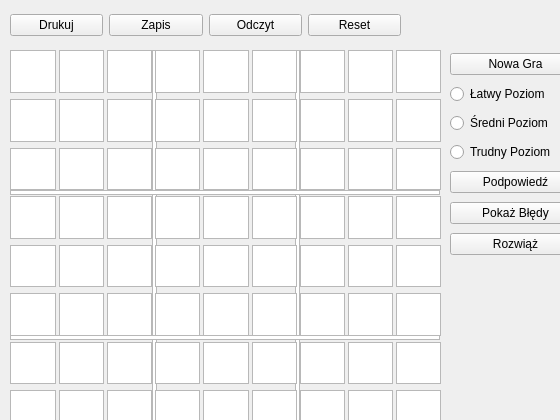
<?xml version="1.0" encoding="UTF-8"?>
<ui version="4.0">
 <class>Form</class>
 <widget class="QWidget" name="Form">
  <property name="enabled">
   <bool>true</bool>
  </property>
  <property name="geometry">
   <rect>
    <x>0</x>
    <y>0</y>
    <width>560</width>
    <height>420</height>
   </rect>
  </property>
  <property name="windowTitle">
   <string>Form</string>
  </property>
  <widget class="QGraphicsView" name="Sudoku_Vertical_1">
   <property name="geometry">
    <rect>
     <x>152</x>
     <y>50</y>
     <width>5</width>
     <height>430</height>
    </rect>
   </property>
  </widget>
  <widget class="QGraphicsView" name="Sudoku_Vertical_2">
   <property name="geometry">
    <rect>
     <x>295</x>
     <y>50</y>
     <width>5</width>
     <height>430</height>
    </rect>
   </property>
  </widget>
  <widget class="QGraphicsView" name="Sudoku_Horizontal_1">
   <property name="geometry">
    <rect>
     <x>10</x>
     <y>190</y>
     <width>430</width>
     <height>5</height>
    </rect>
   </property>
  </widget>
  <widget class="QGraphicsView" name="Sudoku_Horizontal_2">
   <property name="geometry">
    <rect>
     <x>10</x>
     <y>335</y>
     <width>430</width>
     <height>5</height>
    </rect>
   </property>
  </widget>
  <widget class="QWidget" name="">
   <property name="geometry">
    <rect>
     <x>10</x>
     <y>50</y>
     <width>431</width>
     <height>431</height>
    </rect>
   </property>
   <layout class="QGridLayout" name="gridLayout">
    <item row="0" column="0">
     <layout class="QHBoxLayout" name="horizontalLayout">
      <property name="spacing">
       <number>3</number>
      </property>
      <property name="sizeConstraint">
       <enum>QLayout::SetDefaultConstraint</enum>
      </property>
      <item>
       <widget class="QPlainTextEdit" name="plainTextEdit_1"/>
      </item>
      <item>
       <widget class="QPlainTextEdit" name="plainTextEdit_2"/>
      </item>
      <item>
       <widget class="QPlainTextEdit" name="plainTextEdit_3"/>
      </item>
      <item>
       <widget class="QPlainTextEdit" name="plainTextEdit_4"/>
      </item>
      <item>
       <widget class="QPlainTextEdit" name="plainTextEdit_5"/>
      </item>
      <item>
       <widget class="QPlainTextEdit" name="plainTextEdit_6"/>
      </item>
      <item>
       <widget class="QPlainTextEdit" name="plainTextEdit_7"/>
      </item>
      <item>
       <widget class="QPlainTextEdit" name="plainTextEdit_8"/>
      </item>
      <item>
       <widget class="QPlainTextEdit" name="plainTextEdit_9"/>
      </item>
     </layout>
    </item>
    <item row="1" column="0">
     <layout class="QHBoxLayout" name="horizontalLayout_2">
      <property name="spacing">
       <number>3</number>
      </property>
      <property name="sizeConstraint">
       <enum>QLayout::SetDefaultConstraint</enum>
      </property>
      <item>
       <widget class="QPlainTextEdit" name="plainTextEdit_10"/>
      </item>
      <item>
       <widget class="QPlainTextEdit" name="plainTextEdit_11"/>
      </item>
      <item>
       <widget class="QPlainTextEdit" name="plainTextEdit_12"/>
      </item>
      <item>
       <widget class="QPlainTextEdit" name="plainTextEdit_13"/>
      </item>
      <item>
       <widget class="QPlainTextEdit" name="plainTextEdit_14"/>
      </item>
      <item>
       <widget class="QPlainTextEdit" name="plainTextEdit_15"/>
      </item>
      <item>
       <widget class="QPlainTextEdit" name="plainTextEdit_16"/>
      </item>
      <item>
       <widget class="QPlainTextEdit" name="plainTextEdit_17"/>
      </item>
      <item>
       <widget class="QPlainTextEdit" name="plainTextEdit_18"/>
      </item>
     </layout>
    </item>
    <item row="2" column="0">
     <layout class="QHBoxLayout" name="horizontalLayout_3">
      <property name="spacing">
       <number>3</number>
      </property>
      <property name="sizeConstraint">
       <enum>QLayout::SetDefaultConstraint</enum>
      </property>
      <item>
       <widget class="QPlainTextEdit" name="plainTextEdit_19"/>
      </item>
      <item>
       <widget class="QPlainTextEdit" name="plainTextEdit_20"/>
      </item>
      <item>
       <widget class="QPlainTextEdit" name="plainTextEdit_21"/>
      </item>
      <item>
       <widget class="QPlainTextEdit" name="plainTextEdit_22"/>
      </item>
      <item>
       <widget class="QPlainTextEdit" name="plainTextEdit_23"/>
      </item>
      <item>
       <widget class="QPlainTextEdit" name="plainTextEdit_24"/>
      </item>
      <item>
       <widget class="QPlainTextEdit" name="plainTextEdit_25"/>
      </item>
      <item>
       <widget class="QPlainTextEdit" name="plainTextEdit_26"/>
      </item>
      <item>
       <widget class="QPlainTextEdit" name="plainTextEdit_27"/>
      </item>
     </layout>
    </item>
    <item row="3" column="0">
     <layout class="QHBoxLayout" name="horizontalLayout_4">
      <property name="spacing">
       <number>3</number>
      </property>
      <property name="sizeConstraint">
       <enum>QLayout::SetDefaultConstraint</enum>
      </property>
      <item>
       <widget class="QPlainTextEdit" name="plainTextEdit_28"/>
      </item>
      <item>
       <widget class="QPlainTextEdit" name="plainTextEdit_29"/>
      </item>
      <item>
       <widget class="QPlainTextEdit" name="plainTextEdit_30"/>
      </item>
      <item>
       <widget class="QPlainTextEdit" name="plainTextEdit_31"/>
      </item>
      <item>
       <widget class="QPlainTextEdit" name="plainTextEdit_32"/>
      </item>
      <item>
       <widget class="QPlainTextEdit" name="plainTextEdit_33"/>
      </item>
      <item>
       <widget class="QPlainTextEdit" name="plainTextEdit_34"/>
      </item>
      <item>
       <widget class="QPlainTextEdit" name="plainTextEdit_35"/>
      </item>
      <item>
       <widget class="QPlainTextEdit" name="plainTextEdit_36"/>
      </item>
     </layout>
    </item>
    <item row="4" column="0">
     <layout class="QHBoxLayout" name="horizontalLayout_5">
      <property name="spacing">
       <number>3</number>
      </property>
      <property name="sizeConstraint">
       <enum>QLayout::SetDefaultConstraint</enum>
      </property>
      <item>
       <widget class="QPlainTextEdit" name="plainTextEdit_37"/>
      </item>
      <item>
       <widget class="QPlainTextEdit" name="plainTextEdit_38"/>
      </item>
      <item>
       <widget class="QPlainTextEdit" name="plainTextEdit_39"/>
      </item>
      <item>
       <widget class="QPlainTextEdit" name="plainTextEdit_40"/>
      </item>
      <item>
       <widget class="QPlainTextEdit" name="plainTextEdit_41"/>
      </item>
      <item>
       <widget class="QPlainTextEdit" name="plainTextEdit_42"/>
      </item>
      <item>
       <widget class="QPlainTextEdit" name="plainTextEdit_43"/>
      </item>
      <item>
       <widget class="QPlainTextEdit" name="plainTextEdit_44"/>
      </item>
      <item>
       <widget class="QPlainTextEdit" name="plainTextEdit_45"/>
      </item>
     </layout>
    </item>
    <item row="5" column="0">
     <layout class="QHBoxLayout" name="horizontalLayout_6">
      <property name="spacing">
       <number>3</number>
      </property>
      <property name="sizeConstraint">
       <enum>QLayout::SetDefaultConstraint</enum>
      </property>
      <item>
       <widget class="QPlainTextEdit" name="plainTextEdit_46"/>
      </item>
      <item>
       <widget class="QPlainTextEdit" name="plainTextEdit_47"/>
      </item>
      <item>
       <widget class="QPlainTextEdit" name="plainTextEdit_48"/>
      </item>
      <item>
       <widget class="QPlainTextEdit" name="plainTextEdit_49"/>
      </item>
      <item>
       <widget class="QPlainTextEdit" name="plainTextEdit_50"/>
      </item>
      <item>
       <widget class="QPlainTextEdit" name="plainTextEdit_51"/>
      </item>
      <item>
       <widget class="QPlainTextEdit" name="plainTextEdit_52"/>
      </item>
      <item>
       <widget class="QPlainTextEdit" name="plainTextEdit_53"/>
      </item>
      <item>
       <widget class="QPlainTextEdit" name="plainTextEdit_54"/>
      </item>
     </layout>
    </item>
    <item row="6" column="0">
     <layout class="QHBoxLayout" name="horizontalLayout_7">
      <property name="spacing">
       <number>3</number>
      </property>
      <property name="sizeConstraint">
       <enum>QLayout::SetDefaultConstraint</enum>
      </property>
      <item>
       <widget class="QPlainTextEdit" name="plainTextEdit_55"/>
      </item>
      <item>
       <widget class="QPlainTextEdit" name="plainTextEdit_56"/>
      </item>
      <item>
       <widget class="QPlainTextEdit" name="plainTextEdit_57"/>
      </item>
      <item>
       <widget class="QPlainTextEdit" name="plainTextEdit_58"/>
      </item>
      <item>
       <widget class="QPlainTextEdit" name="plainTextEdit_59"/>
      </item>
      <item>
       <widget class="QPlainTextEdit" name="plainTextEdit_60"/>
      </item>
      <item>
       <widget class="QPlainTextEdit" name="plainTextEdit_61"/>
      </item>
      <item>
       <widget class="QPlainTextEdit" name="plainTextEdit_62"/>
      </item>
      <item>
       <widget class="QPlainTextEdit" name="plainTextEdit_63"/>
      </item>
     </layout>
    </item>
    <item row="7" column="0">
     <layout class="QHBoxLayout" name="horizontalLayout_8">
      <property name="spacing">
       <number>3</number>
      </property>
      <property name="sizeConstraint">
       <enum>QLayout::SetDefaultConstraint</enum>
      </property>
      <item>
       <widget class="QPlainTextEdit" name="plainTextEdit_64"/>
      </item>
      <item>
       <widget class="QPlainTextEdit" name="plainTextEdit_65"/>
      </item>
      <item>
       <widget class="QPlainTextEdit" name="plainTextEdit_66"/>
      </item>
      <item>
       <widget class="QPlainTextEdit" name="plainTextEdit_67"/>
      </item>
      <item>
       <widget class="QPlainTextEdit" name="plainTextEdit_68"/>
      </item>
      <item>
       <widget class="QPlainTextEdit" name="plainTextEdit_69"/>
      </item>
      <item>
       <widget class="QPlainTextEdit" name="plainTextEdit_70"/>
      </item>
      <item>
       <widget class="QPlainTextEdit" name="plainTextEdit_71"/>
      </item>
      <item>
       <widget class="QPlainTextEdit" name="plainTextEdit_72"/>
      </item>
     </layout>
    </item>
    <item row="8" column="0">
     <layout class="QHBoxLayout" name="horizontalLayout_9">
      <property name="spacing">
       <number>3</number>
      </property>
      <property name="sizeConstraint">
       <enum>QLayout::SetDefaultConstraint</enum>
      </property>
      <item>
       <widget class="QPlainTextEdit" name="plainTextEdit_73"/>
      </item>
      <item>
       <widget class="QPlainTextEdit" name="plainTextEdit_74"/>
      </item>
      <item>
       <widget class="QPlainTextEdit" name="plainTextEdit_75"/>
      </item>
      <item>
       <widget class="QPlainTextEdit" name="plainTextEdit_76"/>
      </item>
      <item>
       <widget class="QPlainTextEdit" name="plainTextEdit_77"/>
      </item>
      <item>
       <widget class="QPlainTextEdit" name="plainTextEdit_78"/>
      </item>
      <item>
       <widget class="QPlainTextEdit" name="plainTextEdit_79"/>
      </item>
      <item>
       <widget class="QPlainTextEdit" name="plainTextEdit_80"/>
      </item>
      <item>
       <widget class="QPlainTextEdit" name="plainTextEdit_81"/>
      </item>
     </layout>
    </item>
   </layout>
  </widget>
  <widget class="QWidget" name="">
   <property name="geometry">
    <rect>
     <x>450</x>
     <y>50</y>
     <width>131</width>
     <height>211</height>
    </rect>
   </property>
   <layout class="QVBoxLayout" name="Game_Layout">
    <item>
     <widget class="QPushButton" name="NewBtn">
      <property name="enabled">
       <bool>true</bool>
      </property>
      <property name="text">
       <string>Nowa Gra</string>
      </property>
     </widget>
    </item>
    <item>
     <widget class="QRadioButton" name="EasyRadioBtn">
      <property name="text">
       <string>Łatwy Poziom</string>
      </property>
     </widget>
    </item>
    <item>
     <widget class="QRadioButton" name="AverageRadioBtn">
      <property name="text">
       <string>Średni Poziom</string>
      </property>
     </widget>
    </item>
    <item>
     <widget class="QRadioButton" name="HardRadioBtn">
      <property name="text">
       <string>Trudny Poziom</string>
      </property>
     </widget>
    </item>
    <item>
     <widget class="QPushButton" name="PromptBtn">
      <property name="text">
       <string>Podpowiedź</string>
      </property>
     </widget>
    </item>
    <item>
     <widget class="QPushButton" name="ShowErrorBtn">
      <property name="text">
       <string>Pokaż Błędy</string>
      </property>
     </widget>
    </item>
    <item>
     <widget class="QPushButton" name="SolveBtn">
      <property name="text">
       <string>Rozwiąż</string>
      </property>
      <property name="autoDefault">
       <bool>false</bool>
      </property>
      <property name="default">
       <bool>false</bool>
      </property>
      <property name="flat">
       <bool>false</bool>
      </property>
     </widget>
    </item>
   </layout>
  </widget>
  <widget class="QWidget" name="">
   <property name="geometry">
    <rect>
     <x>10</x>
     <y>10</y>
     <width>391</width>
     <height>31</height>
    </rect>
   </property>
   <layout class="QHBoxLayout" name="Menu_Layout">
    <item>
     <widget class="QPushButton" name="PrintBtn">
      <property name="text">
       <string>Drukuj</string>
      </property>
     </widget>
    </item>
    <item>
     <widget class="QPushButton" name="SaveBtn">
      <property name="text">
       <string>Zapis</string>
      </property>
     </widget>
    </item>
    <item>
     <widget class="QPushButton" name="ReadBtn">
      <property name="text">
       <string>Odczyt</string>
      </property>
     </widget>
    </item>
    <item>
     <widget class="QPushButton" name="ResetBtn">
      <property name="text">
       <string>Reset</string>
      </property>
     </widget>
    </item>
   </layout>
  </widget>
 </widget>
 <resources/>
 <connections/>
</ui>
